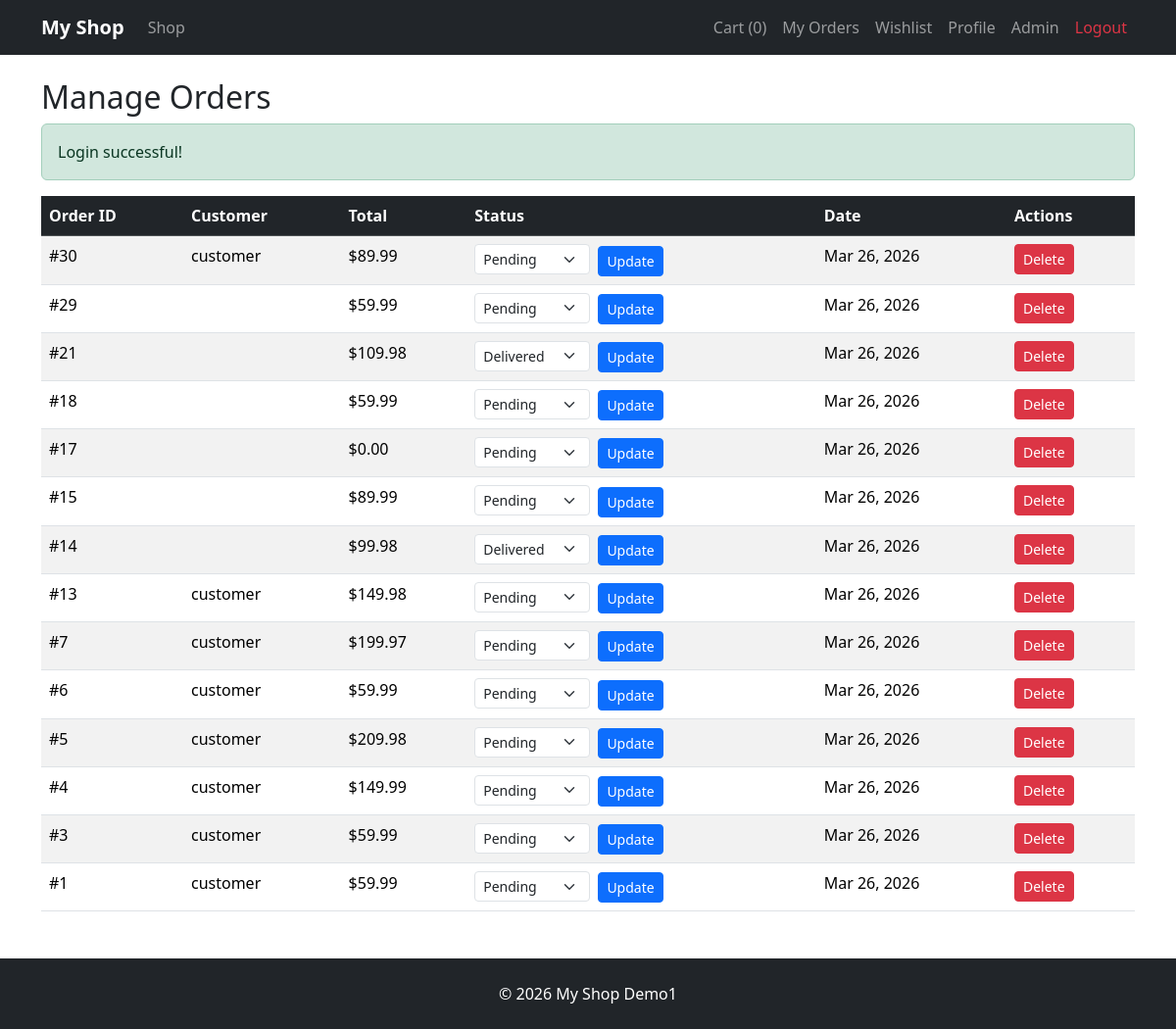
Page /PHP01/Projects/Project_2_Ecommerce_Website/demo1/index.php?controller=admin&action=manageOrders (signed in) on the committed database.
### tables this page shows
CREATE TABLE `orders` (
  `id` int(11) NOT NULL,
  `user_id` int(11) DEFAULT NULL,
  `total` decimal(10,2) NOT NULL,
  `status` enum('pending','processing','shipped','delivered','cancelled') DEFAULT 'pending',
  `created_at` timestamp NOT NULL DEFAULT current_timestamp()
);

CREATE TABLE `users` (
  `id` int(11) NOT NULL,
  `username` varchar(50) NOT NULL,
  `email` varchar(100) NOT NULL,
  `password` varchar(255) NOT NULL,
  `role` enum('user','admin') DEFAULT 'user',
  `verified` tinyint(1) DEFAULT 1,
  `created_at` timestamp NOT NULL DEFAULT current_timestamp()
);

### controllers/AdminController.php (called while the page is built, shortened)
<?php
class AdminController {
    public function manageOrders() {
        $orderModel = new Order();
        $orders = $orderModel->getAllOrders();
        require "views/admin/orders.php";
    }
}
?>

### models/Order.php (called while the page is built, shortened)
<?php
class Order {
    private $pdo;
    public function __construct() { global $pdo; $this->pdo = $pdo; }
    public function getAllOrders() {
        $stmt = $this->pdo->prepare("SELECT o.*, u.username FROM orders o
                                     LEFT JOIN users u ON o.user_id = u.id
                                     ORDER BY o.created_at DESC");
        $stmt->execute();
        return $stmt->fetchAll();
    }
}
?>

### views/admin/orders.php (the view, shortened to what this page needs)
<?php require "views/layouts/header.php"; ?>
<h2>Manage Orders</h2>
<?php if (isset($_SESSION["success"])): ?>
    <div class="alert alert-success"><?php echo $_SESSION["success"]; unset($_SESSION["success"]); ?></div>
<?php endif; ?>
<table class="table table-striped">
    <thead class="table-dark">
        <tr>
            <th>Order ID</th>
            <th>Customer</th>
            <th>Total</th>
            <th>Status</th>
            <th>Date</th>
            <th>Actions</th>
        </tr>
    </thead>
    <tbody>
        <?php foreach ($orders as $order): ?>
        <tr>
            <td>#<?php echo $order["id"]; ?></td>
            <td><?php echo htmlspecialchars($order["username"]); ?></td>
            <td>$<?php echo number_format($order["total"], 2); ?></td>
            <td>
                <form method="POST" action="<?php echo BASE_URL; ?>index.php?controller=admin&action=updateOrderStatus" class="d-inline">
                    <select name="status" class="form-select form-select-sm d-inline w-auto">
                        <option value="pending" <?php echo $order["status"] === "pending" ? "selected" : ""; ?>>Pending</option>
                        <option value="delivered" <?php echo $order["status"] === "delivered" ? "selected" : ""; ?>>Delivered</option>
                    </select>
                    <button type="submit" class="btn btn-sm btn-primary ms-1">Update</button>
                </form>
            </td>
            <td><?php echo date("M d, Y", strtotime($order["created_at"])); ?></td>
            <td>
                <a href="<?php echo BASE_URL; ?>index.php?controller=admin&action=deleteOrder&id=<?php echo $order["id"]; ?>"
                   class="btn btn-sm btn-danger"
                   onclick="return confirm('Delete this order permanently?');">
                    Delete
                </a>
            </td>
        </tr>
        <?php endforeach; ?>
    </tbody>
</table>
<?php require "views/layouts/footer.php"; ?>

### rows in the picture
orders: id "30", user.username "customer", total "89.99", status "Pending", created_at "Mar 26, 2026"
orders: id "29", total "59.99", status "Pending", created_at "Mar 26, 2026"
orders: id "21", total "109.98", status "Delivered", created_at "Mar 26, 2026"
orders: id "18", total "59.99", status "Pending", created_at "Mar 26, 2026"
orders: id "17", total "0.00", status "Pending", created_at "Mar 26, 2026"
orders: id "15", total "89.99", status "Pending", created_at "Mar 26, 2026"
orders: id "14", total "99.98", status "Delivered", created_at "Mar 26, 2026"
orders: id "13", user.username "customer", total "149.98", status "Pending", created_at "Mar 26, 2026"
orders: id "7", user.username "customer", total "199.97", status "Pending", created_at "Mar 26, 2026"
orders: id "6", user.username "customer", total "59.99", status "Pending", created_at "Mar 26, 2026"
orders: id "5", user.username "customer", total "209.98", status "Pending", created_at "Mar 26, 2026"
orders: id "4", user.username "customer", total "149.99", status "Pending", created_at "Mar 26, 2026"
orders: id "3", user.username "customer", total "59.99", status "Pending", created_at "Mar 26, 2026"
orders: id "1", user.username "customer", total "59.99", status "Pending", created_at "Mar 26, 2026"

### other values in the picture
count(getCart()) "0"
$_SESSION["success"] "Login successful!"
